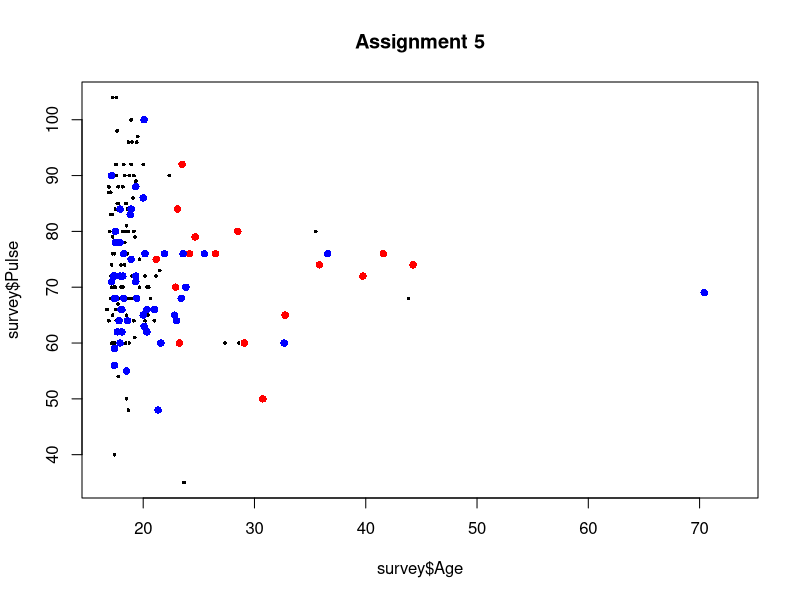

Here is the R script that generated this plot:
# Assignment 5
# Sen Lyu

# use survey in MASS
library(MASS)
View(survey)
summary(survey)
x = survey$Age
y = survey$Pulse
# plot it with small dots, cex =0.5
plot(x,y,pch=16, xlab = "survey$Age", ylab = "survey$Pulse",cex=0.5)
title("Assignment 5")
# choose the female whose age is more than 21
f1 = survey[survey$Sex == "Female" & survey$Age>21,]
# show them as blue dots
points(f1$Age,f1$Pulse,pch=16,col="red")
# choose the male who exer freq
f2 = survey[survey$Sex == "Male" & survey$Exer == "Freq",]
# show them as red dots
points(f2$Age,f2$Pulse,pch=16,col="blue")




